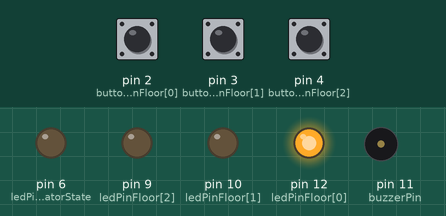
Simulated run of this sketch. Board: Arduino Uno, built with avr-gcc and run on an emulated ATmega328P. On the bench: output pins drawn as LEDs (lit = HIGH), buzzer (waves = sounding). Inputs (shaded band) come from the test bench; at power-on: pin 3 (buttonPinFloor[1]) HIGH, pin 2 (buttonPinFloor[0]) HIGH, pin 4 (buttonPinFloor[2]) HIGH.

Above: at 1.2 s.
1.3 s: pin 3 (buttonPinFloor[1]) pulled LOW for 1 s
At 3.8 s:
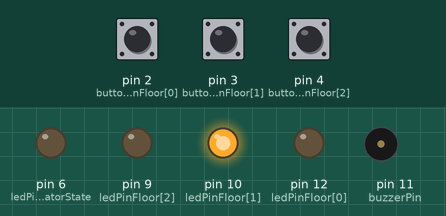
4.3 s: pin 2 (buttonPinFloor[0]) pulled LOW for 1 s
At 10.58 s:
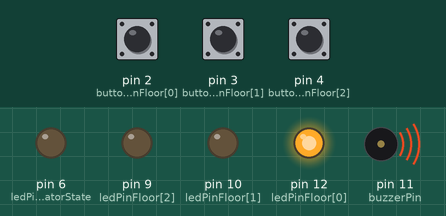
11.3 s: pin 4 (buttonPinFloor[2]) pulled LOW for 1 s
At 17.4 s:
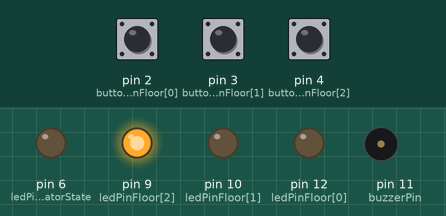
18.3 s: pin 2 (buttonPinFloor[0]) pulled LOW for 3.2 s
At 24.3 s:
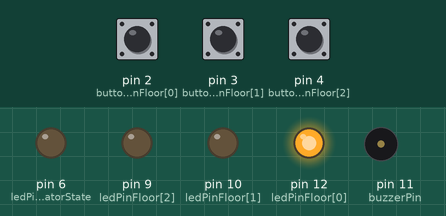
24.5 s: pin 3 (buttonPinFloor[1]) pulled LOW for 3.2 s
At 31.08 s:
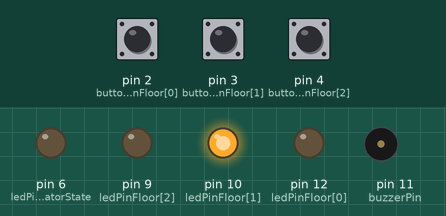
Timing chart, 0 to 31.7 s (numbered marks = the images above; inputs shaded):
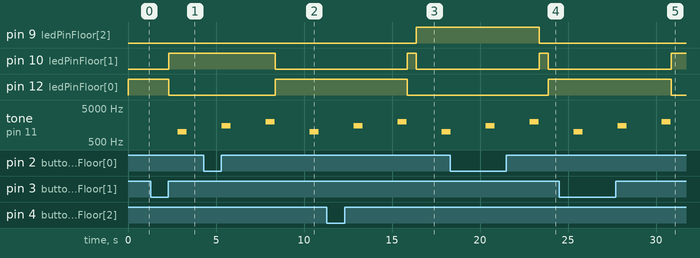

The sketch:

homework2_elevator.ino
```cpp
// Declarare variabile
const int numberFloors = 3;
const int thisPin;
const int maximumIntensity=256;
byte reading;
//declarare array pentru leduri si butoane
const int buttonPinFloor[numberFloors] = {2,3,4};
const int ledPinFloor[numberFloors] = {12,10,9};
const int ledPinElevatorState = 6;

// declarari pentru buzzer
const int buzzerPin = 11;
int buzzerTone = 1000;
int currentTone = 0;
int toneTime = 500;

//Declarari debounce
const unsigned long debounceInterval = 500; //interval de debounce
unsigned long lastDebounceTime[numberFloors];

//variabile de timp
unsigned long lastActionTime = 0;
unsigned long waitingTime = 2500;  //Timp de asteptare
unsigned long interval = 1000;

//Declarari stari initiale
byte buttonStateFloor[numberFloors];      //Starea initiala a butoanelor este LOW
byte lastButtonStateFloor[numberFloors];  //Ultima stare a butoanelor

int currentFloor = 1;
int targetFloor = -1;
int direction = 0; //0->inactiv, 1->urcare ,-1->coborare

//declarari pentru sunet
unsigned long soundStartTime = 0;
int soundState = 1;

void setup(){

  for(int currentPin = 0; currentPin < 3; currentPin++){
    pinMode(buttonPinFloor[currentPin], INPUT_PULLUP);
    pinMode(ledPinFloor[currentPin], OUTPUT);
  }
  pinMode(ledPinElevatorState, OUTPUT);

  Serial.begin(9600);
}

void loop(){
  //debounce
  for (int thisPin = 0; thisPin < numberFloors ; thisPin++){
    reading = digitalRead(buttonPinFloor[thisPin]);
    if(reading != lastButtonStateFloor[thisPin]){
      lastDebounceTime[thisPin] = millis();
    }
    if((millis() - lastDebounceTime[thisPin]) > debounceInterval){
      if(reading != buttonStateFloor[thisPin]){
        buttonStateFloor[thisPin] = reading;

        if(buttonStateFloor[thisPin] == LOW){
          targetFloor = thisPin + 1;
          if(targetFloor != currentFloor){ ///alegerea directiei liftului, -1 pentru coborare, 1 pentru urcare
            if(targetFloor > currentFloor){
              direction = 1;
            }
            else{
              direction = -1;
            }
            lastActionTime = millis();

          }

        }
      }
    }
    lastButtonStateFloor[thisPin] = reading;
  }

  if(soundState == 0){
      SoundMaker(); //functie pentru cele trei sunete, ajungerea liftului, deschiderea usilor, inchiderea lifturilor
  }

  digitalWrite(ledPinFloor[currentFloor - 1], HIGH);
  if(targetFloor != -1 && targetFloor != currentFloor && soundState == 1){
    movementElevator(targetFloor,direction);
  }

}

void movementElevator(int floor , int dir){
  digitalWrite(ledPinElevatorState, LOW);
  pulseLED(ledPinElevatorState);


  if (currentFloor != floor) {
    currentFloor += dir;
    updateFloorIndicators();
    pulseLED(ledPinElevatorState);
  }
  currentFloor = floor;
  if(currentFloor == floor){
    currentFloor = floor;
    updateFloorIndicators();
    digitalWrite(ledPinElevatorState, HIGH);
    soundState = 0;
  }
  lastActionTime = millis();
  digitalWrite(ledPinElevatorState, LOW);
}

void updateFloorIndicators() {

  for (int current = 0; current < numberFloors; current++){
    digitalWrite(ledPinFloor[current], currentFloor == current + 1);
  }

}
void pulseLED(int ledPin) {
  for (int thisLed= 0; thisLed < 256; thisLed++) {
    analogWrite(ledPin, thisLed);
    delay(1);
  }
  for (int thisLed = 255; thisLed >= 0; thisLed--) {
    analogWrite(ledPin, thisLed);
    delay(1);
  }
}

void SoundMaker(){

  if(millis() - soundStartTime >= waitingTime){
    tone(buzzerPin, buzzerTone, toneTime);
    buzzerTone +=500;
    currentTone++;
    soundStartTime = millis();
  }
  if (currentTone == 3){
    currentTone = 0;
    soundState = 1;
    buzzerTone =1000;
  }
}
```

Measured:
- after the input at 1.3 s, pin 10 (ledPinFloor[1]): LOW → HIGH after 1.0 s; pin 12 (ledPinFloor[0]): HIGH → LOW after 1.0 s; tone on pin 11 (buzzerPin): silent → 1000 Hz after 1.5 s, → silent 0.50 s later
- after the input at 4.3 s, pin 10 (ledPinFloor[1]): HIGH → LOW after 4.1 s; pin 12 (ledPinFloor[0]): LOW → HIGH after 4.1 s
- after the input at 11.3 s, pin 9 (ledPinFloor[2]): LOW → HIGH after 5.1 s; pin 10 (ledPinFloor[1]): LOW → HIGH after 4.6 s, → LOW 0.52 s later; pin 12 (ledPinFloor[0]): HIGH → LOW after 4.6 s
- after the input at 18.3 s, pin 9 (ledPinFloor[2]): HIGH → LOW after 5.1 s; pin 10 (ledPinFloor[1]): LOW → HIGH after 5.1 s, → LOW 0.52 s later; pin 12 (ledPinFloor[0]): LOW → HIGH after 5.6 s
- after the input at 24.5 s, pin 10 (ledPinFloor[1]): LOW → HIGH after 6.4 s; pin 12 (ledPinFloor[0]): HIGH → LOW after 6.4 s
